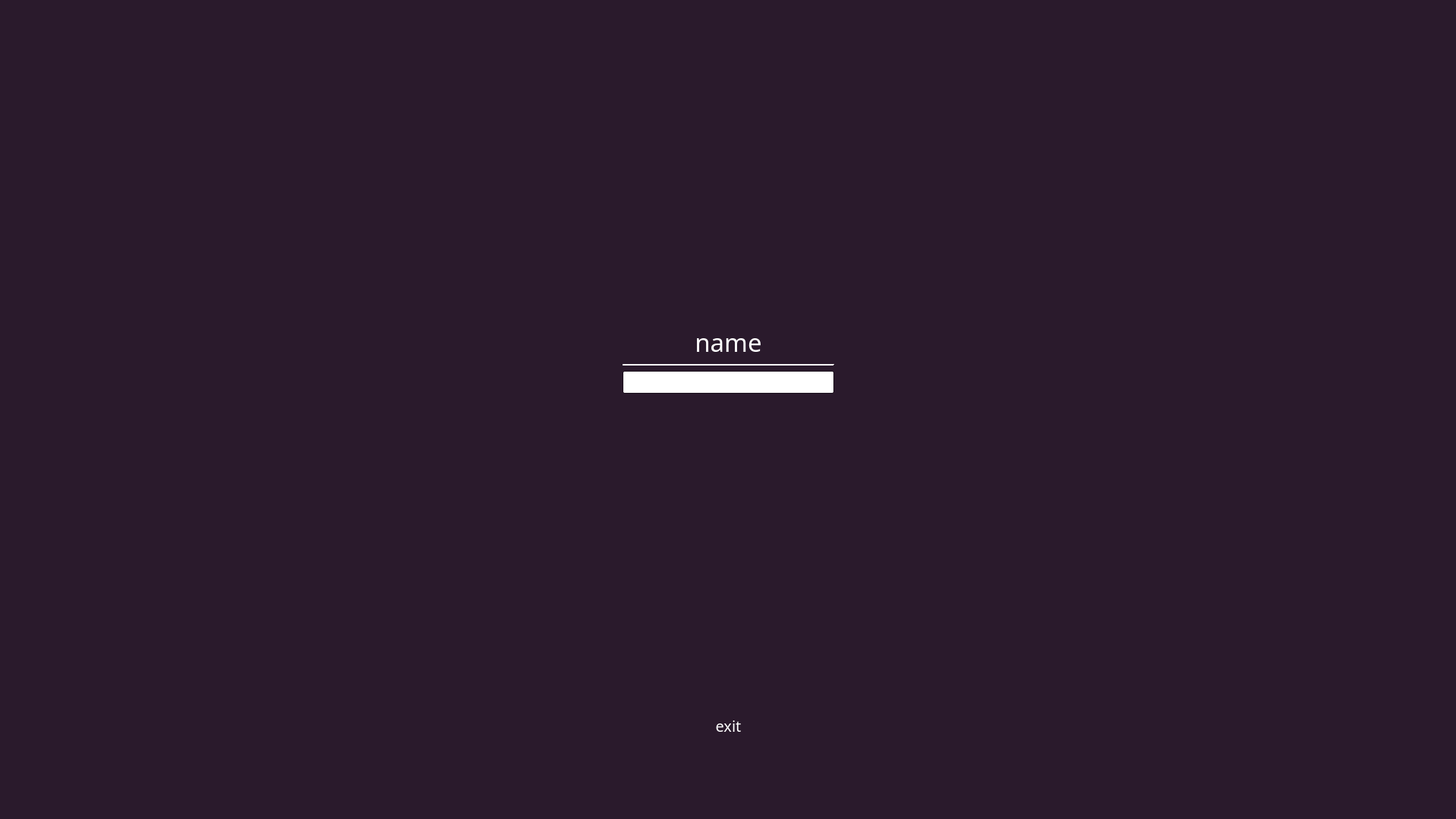
<?xml version="1.0" encoding="UTF-8"?>
<ui version="4.0">
 <class>EnterName</class>
 <widget class="QMainWindow" name="EnterName">
  <property name="geometry">
   <rect>
    <x>0</x>
    <y>0</y>
    <width>1920</width>
    <height>1080</height>
   </rect>
  </property>
  <property name="palette">
   <palette>
    <active>
     <colorrole role="WindowText">
      <brush brushstyle="SolidPattern">
       <color alpha="255">
        <red>255</red>
        <green>255</green>
        <blue>255</blue>
       </color>
      </brush>
     </colorrole>
     <colorrole role="Light">
      <brush brushstyle="SolidPattern">
       <color alpha="255">
        <red>255</red>
        <green>255</green>
        <blue>255</blue>
       </color>
      </brush>
     </colorrole>
     <colorrole role="Dark">
      <brush brushstyle="SolidPattern">
       <color alpha="255">
        <red>255</red>
        <green>255</green>
        <blue>255</blue>
       </color>
      </brush>
     </colorrole>
     <colorrole role="Mid">
      <brush brushstyle="SolidPattern">
       <color alpha="255">
        <red>255</red>
        <green>255</green>
        <blue>255</blue>
       </color>
      </brush>
     </colorrole>
     <colorrole role="Text">
      <brush brushstyle="SolidPattern">
       <color alpha="255">
        <red>0</red>
        <green>0</green>
        <blue>0</blue>
       </color>
      </brush>
     </colorrole>
     <colorrole role="BrightText">
      <brush brushstyle="SolidPattern">
       <color alpha="255">
        <red>255</red>
        <green>255</green>
        <blue>255</blue>
       </color>
      </brush>
     </colorrole>
     <colorrole role="ButtonText">
      <brush brushstyle="SolidPattern">
       <color alpha="255">
        <red>0</red>
        <green>0</green>
        <blue>0</blue>
       </color>
      </brush>
     </colorrole>
     <colorrole role="Base">
      <brush brushstyle="SolidPattern">
       <color alpha="255">
        <red>255</red>
        <green>255</green>
        <blue>255</blue>
       </color>
      </brush>
     </colorrole>
     <colorrole role="Window">
      <brush brushstyle="SolidPattern">
       <color alpha="255">
        <red>42</red>
        <green>26</green>
        <blue>44</blue>
       </color>
      </brush>
     </colorrole>
     <colorrole role="AlternateBase">
      <brush brushstyle="SolidPattern">
       <color alpha="255">
        <red>85</red>
        <green>255</green>
        <blue>255</blue>
       </color>
      </brush>
     </colorrole>
    </active>
    <inactive>
     <colorrole role="WindowText">
      <brush brushstyle="SolidPattern">
       <color alpha="255">
        <red>255</red>
        <green>255</green>
        <blue>255</blue>
       </color>
      </brush>
     </colorrole>
     <colorrole role="Light">
      <brush brushstyle="SolidPattern">
       <color alpha="255">
        <red>255</red>
        <green>255</green>
        <blue>255</blue>
       </color>
      </brush>
     </colorrole>
     <colorrole role="Dark">
      <brush brushstyle="SolidPattern">
       <color alpha="255">
        <red>255</red>
        <green>255</green>
        <blue>255</blue>
       </color>
      </brush>
     </colorrole>
     <colorrole role="Mid">
      <brush brushstyle="SolidPattern">
       <color alpha="255">
        <red>255</red>
        <green>255</green>
        <blue>255</blue>
       </color>
      </brush>
     </colorrole>
     <colorrole role="Text">
      <brush brushstyle="SolidPattern">
       <color alpha="255">
        <red>0</red>
        <green>0</green>
        <blue>0</blue>
       </color>
      </brush>
     </colorrole>
     <colorrole role="BrightText">
      <brush brushstyle="SolidPattern">
       <color alpha="255">
        <red>255</red>
        <green>255</green>
        <blue>255</blue>
       </color>
      </brush>
     </colorrole>
     <colorrole role="ButtonText">
      <brush brushstyle="SolidPattern">
       <color alpha="255">
        <red>0</red>
        <green>0</green>
        <blue>0</blue>
       </color>
      </brush>
     </colorrole>
     <colorrole role="Base">
      <brush brushstyle="SolidPattern">
       <color alpha="255">
        <red>255</red>
        <green>255</green>
        <blue>255</blue>
       </color>
      </brush>
     </colorrole>
     <colorrole role="Window">
      <brush brushstyle="SolidPattern">
       <color alpha="255">
        <red>42</red>
        <green>26</green>
        <blue>44</blue>
       </color>
      </brush>
     </colorrole>
     <colorrole role="AlternateBase">
      <brush brushstyle="SolidPattern">
       <color alpha="255">
        <red>85</red>
        <green>255</green>
        <blue>255</blue>
       </color>
      </brush>
     </colorrole>
    </inactive>
    <disabled>
     <colorrole role="WindowText">
      <brush brushstyle="SolidPattern">
       <color alpha="255">
        <red>255</red>
        <green>255</green>
        <blue>255</blue>
       </color>
      </brush>
     </colorrole>
     <colorrole role="Light">
      <brush brushstyle="SolidPattern">
       <color alpha="255">
        <red>255</red>
        <green>255</green>
        <blue>255</blue>
       </color>
      </brush>
     </colorrole>
     <colorrole role="Dark">
      <brush brushstyle="SolidPattern">
       <color alpha="255">
        <red>255</red>
        <green>255</green>
        <blue>255</blue>
       </color>
      </brush>
     </colorrole>
     <colorrole role="Mid">
      <brush brushstyle="SolidPattern">
       <color alpha="255">
        <red>255</red>
        <green>255</green>
        <blue>255</blue>
       </color>
      </brush>
     </colorrole>
     <colorrole role="Text">
      <brush brushstyle="SolidPattern">
       <color alpha="255">
        <red>255</red>
        <green>255</green>
        <blue>255</blue>
       </color>
      </brush>
     </colorrole>
     <colorrole role="BrightText">
      <brush brushstyle="SolidPattern">
       <color alpha="255">
        <red>255</red>
        <green>255</green>
        <blue>255</blue>
       </color>
      </brush>
     </colorrole>
     <colorrole role="ButtonText">
      <brush brushstyle="SolidPattern">
       <color alpha="255">
        <red>255</red>
        <green>255</green>
        <blue>255</blue>
       </color>
      </brush>
     </colorrole>
     <colorrole role="Base">
      <brush brushstyle="SolidPattern">
       <color alpha="255">
        <red>42</red>
        <green>26</green>
        <blue>44</blue>
       </color>
      </brush>
     </colorrole>
     <colorrole role="Window">
      <brush brushstyle="SolidPattern">
       <color alpha="255">
        <red>42</red>
        <green>26</green>
        <blue>44</blue>
       </color>
      </brush>
     </colorrole>
     <colorrole role="AlternateBase">
      <brush brushstyle="SolidPattern">
       <color alpha="255">
        <red>85</red>
        <green>255</green>
        <blue>255</blue>
       </color>
      </brush>
     </colorrole>
    </disabled>
   </palette>
  </property>
  <property name="font">
   <font>
    <family>Comfortaa Light</family>
    <pointsize>25</pointsize>
   </font>
  </property>
  <property name="windowTitle">
   <string>MainWindow</string>
  </property>
  <widget class="QWidget" name="centralwidget">
   <layout class="QHBoxLayout" name="horizontalLayout_2">
    <item>
     <spacer name="horizontalSpacer">
      <property name="orientation">
       <enum>Qt::Horizontal</enum>
      </property>
      <property name="sizeHint" stdset="0">
       <size>
        <width>801</width>
        <height>20</height>
       </size>
      </property>
     </spacer>
    </item>
    <item>
     <layout class="QVBoxLayout" name="verticalLayout">
      <property name="bottomMargin">
       <number>100</number>
      </property>
      <item>
       <spacer name="verticalSpacer">
        <property name="orientation">
         <enum>Qt::Vertical</enum>
        </property>
        <property name="sizeHint" stdset="0">
         <size>
          <width>20</width>
          <height>40</height>
         </size>
        </property>
       </spacer>
      </item>
      <item>
       <widget class="QLabel" name="label">
        <property name="text">
         <string>name</string>
        </property>
        <property name="alignment">
         <set>Qt::AlignCenter</set>
        </property>
       </widget>
      </item>
      <item>
       <widget class="Line" name="line">
        <property name="maximumSize">
         <size>
          <width>16777215</width>
          <height>279</height>
         </size>
        </property>
        <property name="orientation">
         <enum>Qt::Horizontal</enum>
        </property>
       </widget>
      </item>
      <item>
       <widget class="QLineEdit" name="lineEdit">
        <property name="minimumSize">
         <size>
          <width>279</width>
          <height>30</height>
         </size>
        </property>
        <property name="maximumSize">
         <size>
          <width>279</width>
          <height>30</height>
         </size>
        </property>
        <property name="font">
         <font>
          <pointsize>12</pointsize>
         </font>
        </property>
        <property name="alignment">
         <set>Qt::AlignBottom|Qt::AlignHCenter</set>
        </property>
       </widget>
      </item>
      <item>
       <spacer name="verticalSpacer_2">
        <property name="orientation">
         <enum>Qt::Vertical</enum>
        </property>
        <property name="sizeHint" stdset="0">
         <size>
          <width>20</width>
          <height>40</height>
         </size>
        </property>
       </spacer>
      </item>
      <item>
       <widget class="QLabel" name="label_7">
        <property name="font">
         <font>
          <pointsize>15</pointsize>
         </font>
        </property>
        <property name="text">
         <string>exit</string>
        </property>
        <property name="alignment">
         <set>Qt::AlignCenter</set>
        </property>
       </widget>
      </item>
     </layout>
    </item>
    <item>
     <spacer name="horizontalSpacer_2">
      <property name="orientation">
       <enum>Qt::Horizontal</enum>
      </property>
      <property name="sizeHint" stdset="0">
       <size>
        <width>802</width>
        <height>20</height>
       </size>
      </property>
     </spacer>
    </item>
   </layout>
  </widget>
 </widget>
 <resources/>
 <connections/>
</ui>
